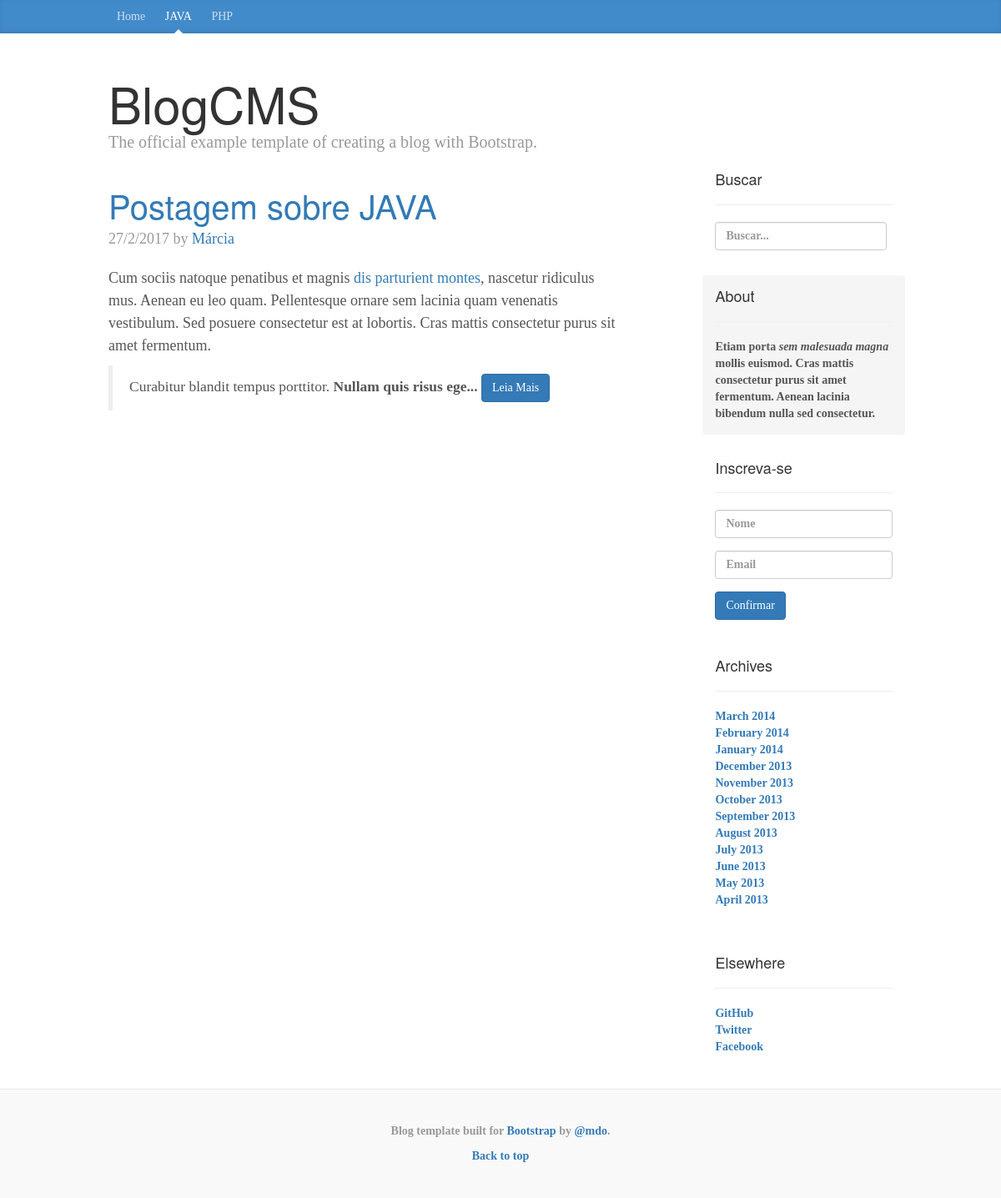
Screenshot of /index.php?categoria=1 with the database file from the repository.
### tables this page shows
CREATE TABLE `categorias` (
  `id` int(11) NOT NULL,
  `texto` varchar(100) NOT NULL
);

CREATE TABLE `postagens` (
  `id` int(11) NOT NULL,
  `titulo` varchar(200) NOT NULL,
  `categoria` int(11) NOT NULL,
  `data` varchar(100) NOT NULL,
  `corpo` longtext NOT NULL,
  `autor` varchar(100) NOT NULL,
  `palavras` varchar(200) NOT NULL
);

### index.php (the view)
<?php include("includes/header.php");
  if(isset($_GET['categoria'])) {
    $categoria = mysqli_real_escape_string($db , $_GET['categoria']);
    $query = "SELECT * FROM postagens WHERE categoria='$categoria'";
  }else {
    $query = "SELECT * FROM postagens";
  }
  $postagens = $db->query($query);
?>
      <div class="blog-header">
        <h1 class="blog-title">BlogCMS</h1>
        <p class="lead blog-description">The official example template of creating a blog with Bootstrap.</p>
      </div>
        <?php if($postagens->num_rows > 0) {
          while ($row = $postagens->fetch_assoc()) {
        ?>
          <div class="blog-post">
            <h2 class="blog-post-title"><a href="single.php?postagem=<?php echo $row['id'] ?>"><?php echo $row['titulo']; ?></a></h2>
            <p class="blog-post-meta"><?php echo $row['data']; ?> by <a href="#"><?php echo $row['autor']; ?></a></p>
            <?php
              $corpo = $row['corpo'];
              echo substr($corpo, 0 , 400) . "...";
            ?>
            <a href="<?php echo $row['id'] ?>" class="btn btn-primary">Leia Mais</a>
          </div>
        <?php } } ?>
        </div>
<?php include("includes/sidebar.php");?>
<?php include("includes/footer.php");?>

### includes/header.php (shortened to what this page needs)
<?php
	include("includes/db.php");
  $query = "SELECT * FROM categorias";
  $categorias = $db->query($query);
?>
<!DOCTYPE html>
<html lang="en">
  <head>
    <link href="css/bootstrap.css" rel="stylesheet">
    <link href="css/blog.css" rel="stylesheet">
  </head>
  <body>
    <div class="blog-masthead">
      <div class="container">
        <nav class="blog-nav">
          <?php if(isset($_GET['categoria'])) { ?>
          <a class="blog-nav-item" href="index.php">Home</a>
          <?php }else { ?>
          <a class="blog-nav-item active" href="index.php">Home</a>
          <?php } ?>
          <?php
          if($categorias->num_rows > 0) {
            while ($row = $categorias->fetch_assoc()) {
              if(isset($_GET['categoria']) && $row['id'] == $_GET['categoria']) { ?>
          <a class="blog-nav-item active" href="index.php?categoria=<?php echo $row['id']; ?>"><?php echo $row['texto']?></a>
          <?php }else echo "<a class='blog-nav-item' href='index.php?categoria=$row[id]'>$row[texto]</a>";
            }
          } ?>
        </nav>
      </div>
    </div>
    <div class="container">
      <div class="row">
        <div class="col-sm-8 blog-main">

### css/blog.css (style rules this page uses)
body { font-family: Georgia, "Times New Roman", Times, serif; color: #555; }
h1, .h1, h2, .h2, h3, .h3, h4, .h4, h5, .h5, h6, .h6 { margin-top: 0; font-family: "Helvetica Neue", Helvetica, Arial, sans-serif; font-weight: normal; color: #333; }
@media (min-width: 1200px) { .container { width: 970px; } }
.blog-masthead { background-color: #428bca; -webkit-box-shadow: inset 0 -2px 5px rgba(0,0,0,.1); box-shadow: inset 0 -2px 5px rgba(0,0,0,.1); }
.blog-nav-item { position: relative; display: inline-block; padding: 10px; font-weight: 500; color: #cdddeb; }
.blog-nav .active { color: #fff; }
.blog-nav .active:after { position: absolute; bottom: 0; left: 50%; width: 0; height: 0; margin-left: -5px; vertical-align: middle; content: " "; border-right: 5px solid transparent; border-bottom: 5px solid; border-left: 5px solid transparent; }
.blog-header { padding-top: 20px; padding-bottom: 20px; }
.blog-title { margin-top: 30px; margin-bottom: 0; font-size: 60px; font-weight: normal; }
.blog-description { font-size: 20px; color: #999; }
.blog-main { font-size: 18px; line-height: 1.5; }
.blog-post { margin-bottom: 60px; }
.blog-post-title { margin-bottom: 5px; font-size: 40px; }
.blog-post-meta { margin-bottom: 20px; color: #999; }

### rows the page displays
categorias: texto "JAVA"
categorias: texto "PHP"
postagens: titulo "Postagem sobre JAVA", data "27/2/2017", autor "Márcia", corpo "Cum sociis natoque penatibus et magnis dis parturient montes , nascetur ridiculus mus. Aenean eu leo quam. Pellentesque ornare sem lacinia quam venenatis vestibulum. Sed posuere consectetur est at lobortis. Cras mattis consectetur purus sit amet fermentum. Curabitur blandit tempus porttitor. Nullam quis risus ege"
